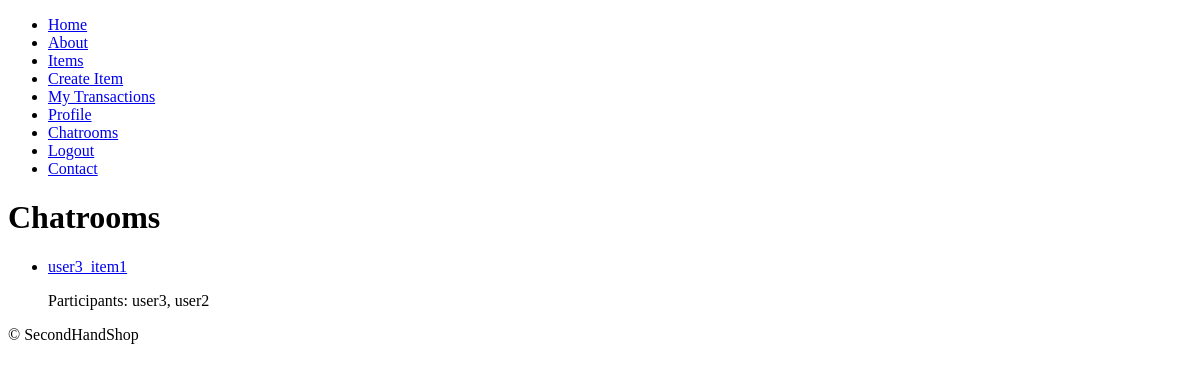
Before: /chat/chatrooms/ (signed in) with the older database file.
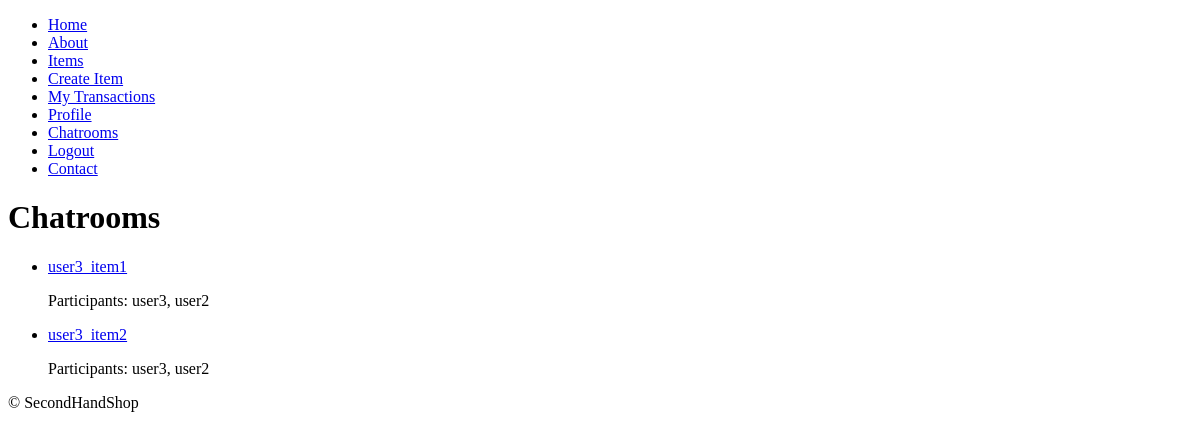
After: the same page with the newer database file.
### chat/models.py (models this page shows, shortened)
class ChatRoom(models.Model):
    item = models.ForeignKey(Item, on_delete=models.SET_NULL, null=True, related_name='chatrooms')
    participants = models.ManyToManyField(settings.AUTH_USER_MODEL, related_name='chatrooms')
    messages = models.ManyToManyField('Message', related_name='chatrooms')
    transaction = models.ForeignKey('transactions.Transaction', on_delete=models.SET_NULL, null=True, related_name='chatrooms')

### items/models.py (models this page shows, shortened)
class Item(models.Model):
    owner = models.ForeignKey(settings.AUTH_USER_MODEL, on_delete=models.CASCADE, related_name='items')
    title = models.CharField(max_length=200)
    description = models.TextField()
    price = models.DecimalField(max_digits=10, decimal_places=2)
    category = models.ForeignKey(Category, on_delete=models.SET_NULL, null=True, related_name='items')
    condition = models.CharField(max_length=100)
    video = models.FileField(upload_to='item_videos/', null=True, blank=True)
    created_at = models.DateTimeField(auto_now_add=True)
    updated_at = models.DateTimeField(auto_now=True)
    is_active = models.BooleanField(default=True)

### users/models.py (models this page shows, shortened)
class CustomUser(AbstractUser):
    phone_number = models.CharField(max_length=15, unique=True, null=True, blank=True)
    address = models.TextField(null=True, blank=True)
    profile_picture = models.ImageField(upload_to='profile_pics/', null=True, blank=True)
    email = models.EmailField(unique=True)
    def __str__(self):
        return self.username

### chat/views.py (the view)
# urls.py: path('chatrooms/', ChatRoomListView.as_view(), name='chatroom_list'),
class ChatRoomListView(LoginRequiredMixin, View):
    def get(self, request):
        chatrooms = request.user.chatrooms.all()
        return render(request, 'chat/chatroom_list.html', {'chatrooms': chatrooms})

### templates/chat/chatroom_list.html
{% extends 'base.html' %}
{% block content %}
  <h1>Chatrooms</h1>
  {% if chatrooms %}
    <ul>
      {% for chatroom in chatrooms %}
        <li>
          <a href="{% url 'chat:chatroom_detail' chatroom.id %}">{{ chatroom.item.title }}</a>
          <p>Participants: {{ chatroom.participants.all|join:", " }}</p>
        </li>
      {% endfor %}
    </ul>
  {% else %}
    <p>No chatrooms found.</p>
  {% endif %}
{% endblock %}

Changed rows visible on the page:
added ChatRoom: item "user3_item2", participants.all "user3, user2"
